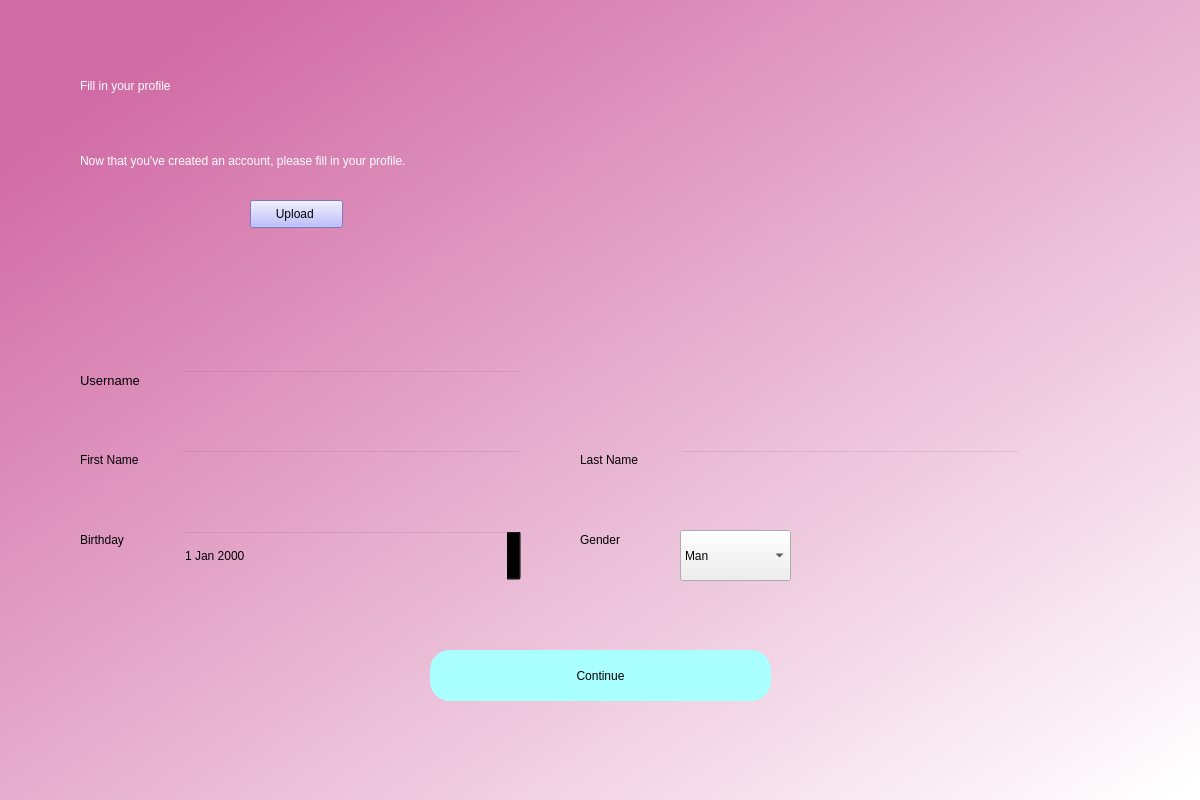
<?xml version="1.0" encoding="UTF-8"?>
<ui version="4.0">
 <class>Dialog</class>
 <widget class="QDialog" name="Dialog">
  <property name="geometry">
   <rect>
    <x>0</x>
    <y>0</y>
    <width>1200</width>
    <height>800</height>
   </rect>
  </property>
  <property name="windowTitle">
   <string>Dialog</string>
  </property>
  <widget class="QWidget" name="bgwidget" native="true">
   <property name="geometry">
    <rect>
     <x>0</x>
     <y>0</y>
     <width>1201</width>
     <height>801</height>
    </rect>
   </property>
   <property name="styleSheet">
    <string notr="true">QWidget#bgwidget{
background-color:qlineargradient(spread:pad, x1:0.091, y1:0.101636, x2:0.991379, y2:0.977, stop:0 rgba(209, 107, 165, 255), stop:1 rgba(255, 255, 255, 255));}</string>
   </property>
   <widget class="QLabel" name="label">
    <property name="geometry">
     <rect>
      <x>80</x>
      <y>50</y>
      <width>471</width>
      <height>71</height>
     </rect>
    </property>
    <property name="styleSheet">
     <string notr="true">font: 36pt &quot;MS Shell Dlg 2&quot;; color:rgb(255, 255, 255)</string>
    </property>
    <property name="text">
     <string>Fill in your profile</string>
    </property>
   </widget>
   <widget class="QLabel" name="label_2">
    <property name="geometry">
     <rect>
      <x>80</x>
      <y>140</y>
      <width>761</width>
      <height>41</height>
     </rect>
    </property>
    <property name="styleSheet">
     <string notr="true">font: 16pt &quot;MS Shell Dlg 2&quot;;color:rgb(255, 255, 255)</string>
    </property>
    <property name="text">
     <string>Now that you've created an account, please fill in your profile.</string>
    </property>
   </widget>
   <widget class="QPushButton" name="signup">
    <property name="geometry">
     <rect>
      <x>430</x>
      <y>650</y>
      <width>341</width>
      <height>51</height>
     </rect>
    </property>
    <property name="styleSheet">
     <string notr="true">border-radius:20px;
background-color: rgb(170, 255, 255);
font: 14pt &quot;MS Shell Dlg 2&quot;;</string>
    </property>
    <property name="text">
     <string>Continue</string>
    </property>
   </widget>
   <widget class="QLineEdit" name="username">
    <property name="geometry">
     <rect>
      <x>180</x>
      <y>370</y>
      <width>341</width>
      <height>51</height>
     </rect>
    </property>
    <property name="styleSheet">
     <string notr="true">background-color:rgba(0,0,0,0);
font: 12pt &quot;MS Shell Dlg 2&quot;;</string>
    </property>
   </widget>
   <widget class="QLineEdit" name="firstname">
    <property name="geometry">
     <rect>
      <x>180</x>
      <y>450</y>
      <width>341</width>
      <height>51</height>
     </rect>
    </property>
    <property name="styleSheet">
     <string notr="true">background-color:rgba(0,0,0,0);
font: 12pt &quot;MS Shell Dlg 2&quot;;</string>
    </property>
   </widget>
   <widget class="QLabel" name="label_3">
    <property name="geometry">
     <rect>
      <x>80</x>
      <y>370</y>
      <width>81</width>
      <height>20</height>
     </rect>
    </property>
    <property name="font">
     <font>
      <family>MS Shell Dlg 2</family>
      <pointsize>10</pointsize>
      <italic>false</italic>
      <bold>false</bold>
     </font>
    </property>
    <property name="styleSheet">
     <string notr="true">font: 10pt &quot;MS Shell Dlg 2&quot;;</string>
    </property>
    <property name="text">
     <string>Username</string>
    </property>
   </widget>
   <widget class="QLabel" name="label_4">
    <property name="geometry">
     <rect>
      <x>80</x>
      <y>450</y>
      <width>81</width>
      <height>20</height>
     </rect>
    </property>
    <property name="styleSheet">
     <string notr="true">font: 10pt &quot;MS Shell Dlg 2&quot;;</string>
    </property>
    <property name="text">
     <string>First Name</string>
    </property>
   </widget>
   <widget class="QLabel" name="error">
    <property name="geometry">
     <rect>
      <x>440</x>
      <y>456</y>
      <width>341</width>
      <height>20</height>
     </rect>
    </property>
    <property name="styleSheet">
     <string notr="true">font: 12pt &quot;MS Shell Dlg 2&quot;; color:red;</string>
    </property>
    <property name="text">
     <string/>
    </property>
   </widget>
   <widget class="QLabel" name="label_5">
    <property name="geometry">
     <rect>
      <x>580</x>
      <y>450</y>
      <width>81</width>
      <height>20</height>
     </rect>
    </property>
    <property name="styleSheet">
     <string notr="true">font: 10pt &quot;MS Shell Dlg 2&quot;;</string>
    </property>
    <property name="text">
     <string>Last Name</string>
    </property>
   </widget>
   <widget class="QLineEdit" name="lastname">
    <property name="geometry">
     <rect>
      <x>680</x>
      <y>450</y>
      <width>341</width>
      <height>51</height>
     </rect>
    </property>
    <property name="styleSheet">
     <string notr="true">background-color:rgba(0,0,0,0);
font: 12pt &quot;MS Shell Dlg 2&quot;;</string>
    </property>
   </widget>
   <widget class="QDateEdit" name="birthday">
    <property name="geometry">
     <rect>
      <x>180</x>
      <y>530</y>
      <width>341</width>
      <height>51</height>
     </rect>
    </property>
    <property name="styleSheet">
     <string notr="true">background-color:rgba(0,0,0,0);
font: 12pt &quot;MS Shell Dlg 2&quot;;</string>
    </property>
   </widget>
   <widget class="QLabel" name="label_6">
    <property name="geometry">
     <rect>
      <x>80</x>
      <y>530</y>
      <width>81</width>
      <height>20</height>
     </rect>
    </property>
    <property name="styleSheet">
     <string notr="true">font: 10pt &quot;MS Shell Dlg 2&quot;;</string>
    </property>
    <property name="text">
     <string>Birthday</string>
    </property>
   </widget>
   <widget class="QLabel" name="imgLabel">
    <property name="geometry">
     <rect>
      <x>80</x>
      <y>190</y>
      <width>151</width>
      <height>141</height>
     </rect>
    </property>
    <property name="styleSheet">
     <string notr="true">border-radius:50%;</string>
    </property>
    <property name="text">
     <string/>
    </property>
    <property name="scaledContents">
     <bool>true</bool>
    </property>
   </widget>
   <widget class="QPushButton" name="loadButton">
    <property name="geometry">
     <rect>
      <x>250</x>
      <y>200</y>
      <width>93</width>
      <height>28</height>
     </rect>
    </property>
    <property name="styleSheet">
     <string notr="true">border-color: rgb(85, 0, 255);
background-color: rgb(170, 170, 255);</string>
    </property>
    <property name="text">
     <string>Upload </string>
    </property>
   </widget>
   <widget class="QComboBox" name="comboBox">
    <property name="geometry">
     <rect>
      <x>680</x>
      <y>530</y>
      <width>111</width>
      <height>51</height>
     </rect>
    </property>
    <property name="styleSheet">
     <string notr="true">border-color: rgb(0, 0, 127);
font: 12pt &quot;MS Shell Dlg 2&quot;;</string>
    </property>
    <item>
     <property name="text">
      <string>Man</string>
     </property>
    </item>
    <item>
     <property name="text">
      <string>Woman</string>
     </property>
    </item>
    <item>
     <property name="text">
      <string>Non-binary</string>
     </property>
    </item>
    <item>
     <property name="text">
      <string>Other</string>
     </property>
    </item>
   </widget>
   <widget class="QLabel" name="label_8">
    <property name="geometry">
     <rect>
      <x>580</x>
      <y>530</y>
      <width>81</width>
      <height>20</height>
     </rect>
    </property>
    <property name="styleSheet">
     <string notr="true">font: 10pt &quot;MS Shell Dlg 2&quot;;</string>
    </property>
    <property name="text">
     <string>Gender</string>
    </property>
   </widget>
  </widget>
 </widget>
 <resources>
  <include location="placeholder.qrc"/>
 </resources>
 <connections/>
</ui>
